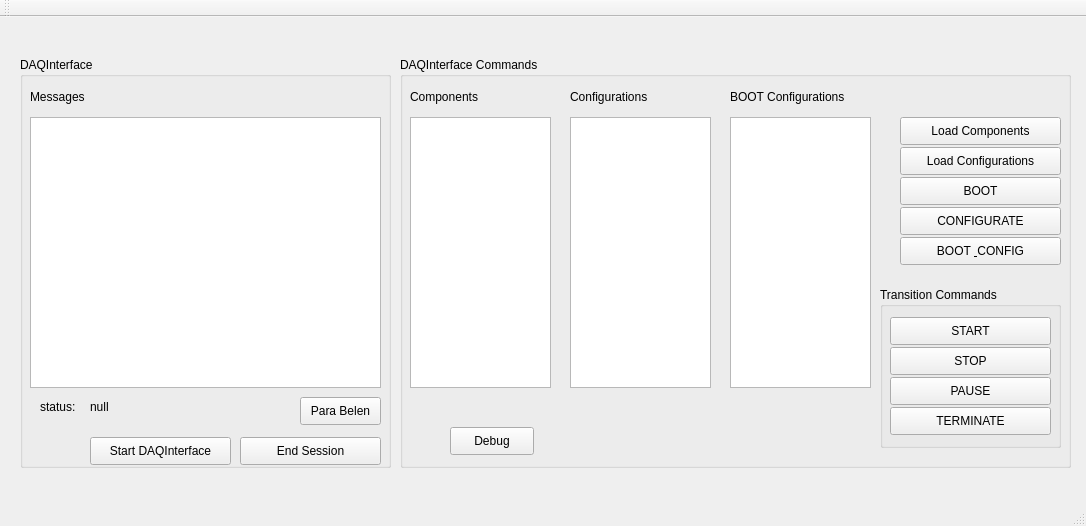
<?xml version="1.0" encoding="UTF-8"?>
<ui version="4.0">
 <class>MainWindow</class>
 <widget class="QMainWindow" name="MainWindow">
  <property name="geometry">
   <rect>
    <x>0</x>
    <y>0</y>
    <width>1086</width>
    <height>526</height>
   </rect>
  </property>
  <property name="windowTitle">
   <string>MainWindow</string>
  </property>
  <widget class="QWidget" name="centralWidget">
   <widget class="QGroupBox" name="groupBox">
    <property name="geometry">
     <rect>
      <x>20</x>
      <y>40</y>
      <width>371</width>
      <height>411</height>
     </rect>
    </property>
    <property name="title">
     <string>DAQInterface</string>
    </property>
    <widget class="QPlainTextEdit" name="taDAQInterface">
     <property name="geometry">
      <rect>
       <x>10</x>
       <y>60</y>
       <width>351</width>
       <height>271</height>
      </rect>
     </property>
    </widget>
    <widget class="QPushButton" name="bDAQInterface">
     <property name="geometry">
      <rect>
       <x>70</x>
       <y>380</y>
       <width>141</width>
       <height>28</height>
      </rect>
     </property>
     <property name="text">
      <string>Start DAQInterface</string>
     </property>
    </widget>
    <widget class="QPushButton" name="bBelen">
     <property name="geometry">
      <rect>
       <x>280</x>
       <y>340</y>
       <width>81</width>
       <height>28</height>
      </rect>
     </property>
     <property name="text">
      <string>Para Belen</string>
     </property>
    </widget>
    <widget class="QLabel" name="label_4">
     <property name="geometry">
      <rect>
       <x>10</x>
       <y>30</y>
       <width>181</width>
       <height>20</height>
      </rect>
     </property>
     <property name="text">
      <string>Messages</string>
     </property>
    </widget>
    <widget class="QPushButton" name="bEndSession">
     <property name="geometry">
      <rect>
       <x>220</x>
       <y>380</y>
       <width>141</width>
       <height>28</height>
      </rect>
     </property>
     <property name="text">
      <string>End Session</string>
     </property>
    </widget>
    <widget class="QLabel" name="label_6">
     <property name="geometry">
      <rect>
       <x>20</x>
       <y>340</y>
       <width>62</width>
       <height>20</height>
      </rect>
     </property>
     <property name="text">
      <string>status:</string>
     </property>
    </widget>
    <widget class="QLabel" name="lbStatus">
     <property name="geometry">
      <rect>
       <x>70</x>
       <y>340</y>
       <width>171</width>
       <height>20</height>
      </rect>
     </property>
     <property name="text">
      <string>null</string>
     </property>
    </widget>
   </widget>
   <widget class="QGroupBox" name="groupBox_2">
    <property name="geometry">
     <rect>
      <x>400</x>
      <y>40</y>
      <width>671</width>
      <height>411</height>
     </rect>
    </property>
    <property name="title">
     <string>DAQInterface Commands</string>
    </property>
    <widget class="QPushButton" name="bDAQcomp">
     <property name="geometry">
      <rect>
       <x>500</x>
       <y>60</y>
       <width>161</width>
       <height>28</height>
      </rect>
     </property>
     <property name="text">
      <string>Load Components</string>
     </property>
    </widget>
    <widget class="QListView" name="lvComponents">
     <property name="geometry">
      <rect>
       <x>10</x>
       <y>60</y>
       <width>141</width>
       <height>271</height>
      </rect>
     </property>
    </widget>
    <widget class="QListView" name="lvConfigurations">
     <property name="geometry">
      <rect>
       <x>170</x>
       <y>60</y>
       <width>141</width>
       <height>271</height>
      </rect>
     </property>
    </widget>
    <widget class="QLabel" name="label_2">
     <property name="geometry">
      <rect>
       <x>10</x>
       <y>30</y>
       <width>101</width>
       <height>20</height>
      </rect>
     </property>
     <property name="text">
      <string>Components</string>
     </property>
    </widget>
    <widget class="QLabel" name="label_3">
     <property name="geometry">
      <rect>
       <x>170</x>
       <y>30</y>
       <width>111</width>
       <height>20</height>
      </rect>
     </property>
     <property name="text">
      <string>Configurations</string>
     </property>
    </widget>
    <widget class="QPushButton" name="bDAQconf">
     <property name="geometry">
      <rect>
       <x>500</x>
       <y>90</y>
       <width>161</width>
       <height>28</height>
      </rect>
     </property>
     <property name="text">
      <string>Load Configurations</string>
     </property>
    </widget>
    <widget class="QListView" name="lvConfigBOOT">
     <property name="geometry">
      <rect>
       <x>330</x>
       <y>60</y>
       <width>141</width>
       <height>271</height>
      </rect>
     </property>
    </widget>
    <widget class="QLabel" name="label_5">
     <property name="geometry">
      <rect>
       <x>330</x>
       <y>30</y>
       <width>141</width>
       <height>20</height>
      </rect>
     </property>
     <property name="text">
      <string>BOOT Configurations</string>
     </property>
    </widget>
    <widget class="QPushButton" name="bBOOT">
     <property name="geometry">
      <rect>
       <x>500</x>
       <y>120</y>
       <width>161</width>
       <height>28</height>
      </rect>
     </property>
     <property name="text">
      <string>BOOT</string>
     </property>
    </widget>
    <widget class="QPushButton" name="bCONFIG">
     <property name="geometry">
      <rect>
       <x>500</x>
       <y>150</y>
       <width>161</width>
       <height>28</height>
      </rect>
     </property>
     <property name="text">
      <string>CONFIGURATE</string>
     </property>
    </widget>
    <widget class="QPushButton" name="bBOOTandCONFIG">
     <property name="geometry">
      <rect>
       <x>500</x>
       <y>180</y>
       <width>161</width>
       <height>28</height>
      </rect>
     </property>
     <property name="text">
      <string>BOOT &amp; CONFIG</string>
     </property>
    </widget>
    <widget class="QGroupBox" name="groupBox_3">
     <property name="geometry">
      <rect>
       <x>480</x>
       <y>230</y>
       <width>181</width>
       <height>161</height>
      </rect>
     </property>
     <property name="title">
      <string>Transition Commands</string>
     </property>
     <widget class="QPushButton" name="bStart">
      <property name="geometry">
       <rect>
        <x>10</x>
        <y>30</y>
        <width>161</width>
        <height>28</height>
       </rect>
      </property>
      <property name="text">
       <string>START</string>
      </property>
     </widget>
     <widget class="QPushButton" name="bStop">
      <property name="geometry">
       <rect>
        <x>10</x>
        <y>60</y>
        <width>161</width>
        <height>28</height>
       </rect>
      </property>
      <property name="text">
       <string>STOP</string>
      </property>
     </widget>
     <widget class="QPushButton" name="bPause">
      <property name="geometry">
       <rect>
        <x>10</x>
        <y>90</y>
        <width>161</width>
        <height>28</height>
       </rect>
      </property>
      <property name="text">
       <string>PAUSE</string>
      </property>
     </widget>
     <widget class="QPushButton" name="bTerminate">
      <property name="geometry">
       <rect>
        <x>10</x>
        <y>120</y>
        <width>161</width>
        <height>28</height>
       </rect>
      </property>
      <property name="text">
       <string>TERMINATE</string>
      </property>
     </widget>
    </widget>
    <widget class="QPushButton" name="bDebug">
     <property name="geometry">
      <rect>
       <x>50</x>
       <y>370</y>
       <width>84</width>
       <height>28</height>
      </rect>
     </property>
     <property name="text">
      <string>Debug</string>
     </property>
    </widget>
   </widget>
  </widget>
  <widget class="QToolBar" name="mainToolBar">
   <attribute name="toolBarArea">
    <enum>TopToolBarArea</enum>
   </attribute>
   <attribute name="toolBarBreak">
    <bool>false</bool>
   </attribute>
  </widget>
  <widget class="QStatusBar" name="statusBar"/>
  <action name="actionSource_config_file">
   <property name="text">
    <string>Source config file</string>
   </property>
  </action>
 </widget>
 <layoutdefault spacing="6" margin="11"/>
 <resources/>
 <connections/>
</ui>
